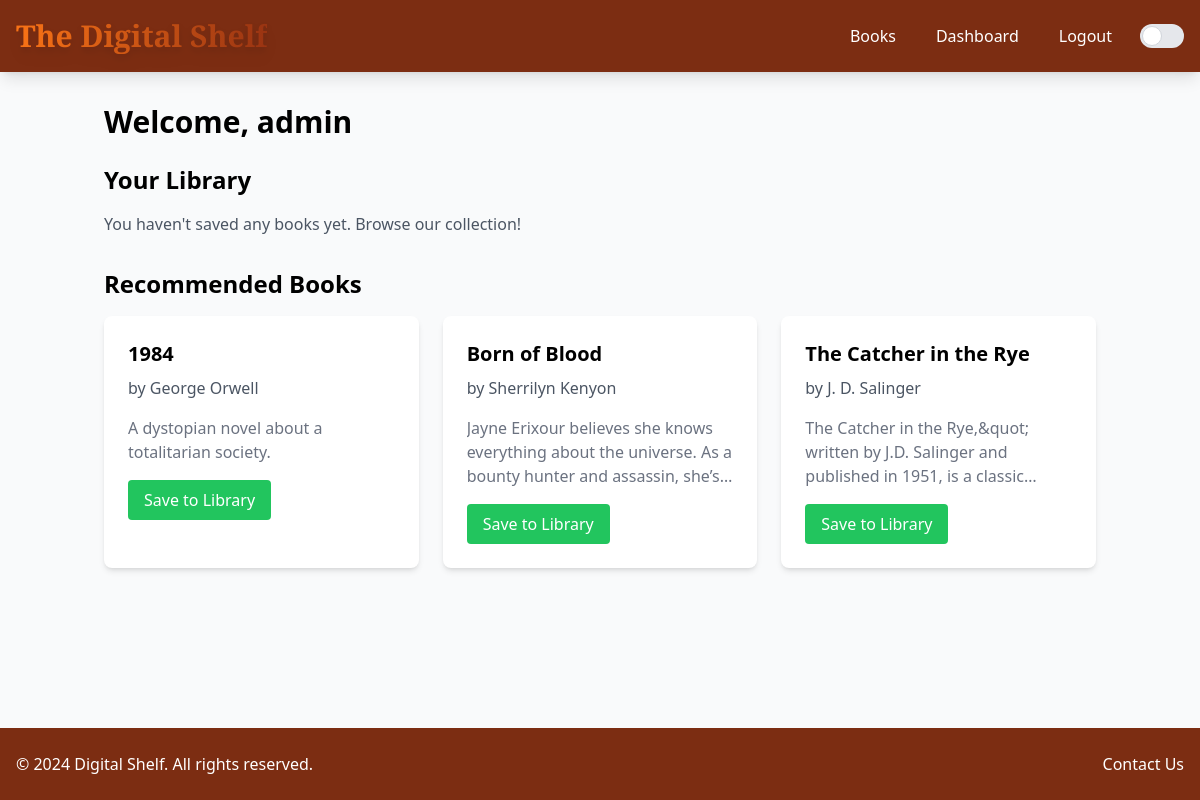
Page /dashboard (signed in) on the committed database.
### models.py (models this page shows, shortened)
class User(db.Model):  # User model representing registered users in the system
    id = db.Column(db.Integer, primary_key=True)  # Primary key for the user
    username = db.Column(db.String(80), unique=True, nullable=False)  # Username with unique constraint
    email = db.Column(db.String(120), unique=True, nullable=False)  # Email with unique constraint
    password_hash = db.Column(db.String(128))  # Hashed password for secure storage
    is_admin = db.Column(db.Boolean, default=False)
    saved_books = db.relationship('Book', secondary=user_saved_books,
                                  backref=db.backref('saved_by', lazy='dynamic'))

class Book(db.Model):  # Book model representing books in the library
    id = db.Column(db.Integer, primary_key=True)
    google_books_id = db.Column(db.String(50), unique=True, nullable=True)
    title = db.Column(db.String(200), nullable=False)
    author = db.Column(db.String(200), nullable=False)
    description = db.Column(db.Text)
    available = db.Column(db.Boolean, default=True)

### main.py (the view)
@app.route('/dashboard')
def dashboard():
    user_id = session.get('user_id')
    if user_id:
        user = User.query.get(user_id)
        saved_books = Book.query.filter(
            Book.id.in_([book.id for book in user.saved_books])
        ).all()
        recommended_books = Book.query.limit(3).all()
        for book in saved_books + recommended_books:
            if book.google_books_id:
                preview_info = fetch_book_preview_info(book.google_books_id)
                if preview_info:
                    book.preview_link = preview_info['preview_link']
                    book.can_preview = preview_info['preview_available']
                    book.can_download = preview_info['download_available']
        return render_template('dashboard.html',
                               user=user,
                               saved_books=saved_books,
                               recommended_books=recommended_books)
    else:
        flash('You need to log in to access the dashboard.', 'danger')
        return redirect(url_for('login'))

### templates/dashboard.html (shortened to what this page needs)
{% extends "index.html" %}
{% block content %}
<div class="container mx-auto px-4 py-8">
    <h1 class="text-3xl font-bold mb-6">Welcome, {{ user.username }}</h1>
    <section class="mb-8">
        <h2 class="text-2xl font-semibold mb-4">Your Library</h2>
        {% if saved_books %}
        <div class="grid grid-cols-1 md:grid-cols-2 lg:grid-cols-3 gap-6">
            {% for book in saved_books %}
            <div class="bg-white rounded-lg shadow-md p-6">
                <h3 class="text-xl font-semibold mb-2">{{ book.title }}</h3>
                <p class="text-gray-600 mb-4">by {{ book.author }}</p>
                <p class="text-gray-500 mb-4 line-clamp-3">{{ book.description }}</p>
                <div class="flex flex-wrap gap-2">
                    {% if book.google_books_id %}
                    <a href="{{ url_for('read_book', book_id=book.id) }}"
                       class="bg-blue-500 text-white px-4 py-2 rounded hover:bg-blue-600 transition">
                        Read Online
                    </a>
                    {% endif %}
                    <form action="{{ url_for('remove_saved_book', book_id=book.id) }}" method="POST" class="inline">
                        <button type="submit"
                                class="bg-red-500 text-white px-4 py-2 rounded hover:bg-red-600 transition">
                            Remove
                        </button>
                    </form>
                </div>
            </div>
            {% endfor %}
        </div>
        {% else %}
        <p class="text-gray-600">You haven't saved any books yet. Browse our collection!</p>
        {% endif %}
    </section>
    <section>
        <h2 class="text-2xl font-semibold mb-4">Recommended Books</h2>
        <div class="grid grid-cols-1 md:grid-cols-2 lg:grid-cols-3 gap-6">
            {% for book in recommended_books %}
            <div class="bg-white rounded-lg shadow-md p-6">
                <h3 class="text-xl font-semibold mb-2">{{ book.title }}</h3>
                <p class="text-gray-600 mb-4">by {{ book.author }}</p>
                <p class="text-gray-500 mb-4 line-clamp-3">{{ book.description }}</p>
                <div class="flex flex-wrap gap-2">
                    <form action="{{ url_for('save_book', book_id=book.id) }}" method="POST" class="inline">
                        <button type="submit"
                                class="bg-green-500 text-white px-4 py-2 rounded hover:bg-green-600 transition">
                            Save to Library
                        </button>
                    </form>
                </div>
            </div>
            {% endfor %}
        </div>
    </section>
</div>
{% endblock %}

### rows in the picture
User: username "admin"
Book: title "1984", author "George Orwell", description "A dystopian novel about a totalitarian society."
Book: title "Born of Blood", author "Sherrilyn Kenyon", description "Jayne Erixour believes she knows everything about the universe. As a bounty hunter and assassin,…"
Book: title "The Catcher in the Rye", author "J. D. Salinger", description "The Catcher in the Rye,&quot; written by J.D. Salinger and published in 1951, is a…"
